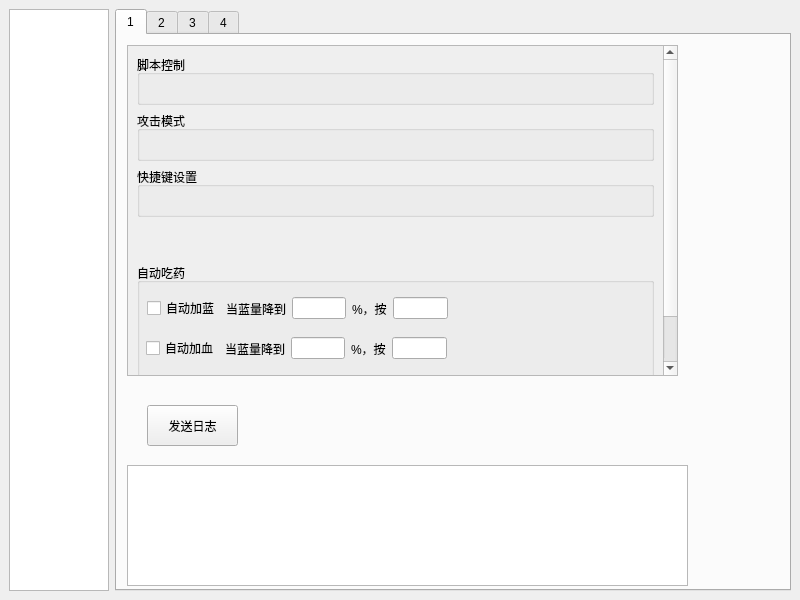
<?xml version="1.0" encoding="UTF-8"?>
<ui version="4.0">
 <class>MainWindow</class>
 <widget class="QMainWindow" name="MainWindow">
  <property name="geometry">
   <rect>
    <x>0</x>
    <y>0</y>
    <width>800</width>
    <height>600</height>
   </rect>
  </property>
  <property name="minimumSize">
   <size>
    <width>800</width>
    <height>600</height>
   </size>
  </property>
  <property name="maximumSize">
   <size>
    <width>800</width>
    <height>600</height>
   </size>
  </property>
  <property name="windowTitle">
   <string>变色龙简易助手</string>
  </property>
  <widget class="QWidget" name="centralwidget">
   <layout class="QVBoxLayout" name="verticalLayout_2">
    <item>
     <layout class="QGridLayout" name="gridLayout">
      <item row="0" column="0" rowspan="2">
       <widget class="QListWidget" name="listWidget">
        <property name="maximumSize">
         <size>
          <width>100</width>
          <height>16777215</height>
         </size>
        </property>
       </widget>
      </item>
      <item row="0" column="1" rowspan="2">
       <widget class="QTabWidget" name="tabWidget">
        <property name="enabled">
         <bool>true</bool>
        </property>
        <property name="currentIndex">
         <number>0</number>
        </property>
        <widget class="QWidget" name="tab">
         <attribute name="title">
          <string>1</string>
         </attribute>
         <widget class="QTextEdit" name="textEdit_log">
          <property name="geometry">
           <rect>
            <x>10</x>
            <y>430</y>
            <width>561</width>
            <height>121</height>
           </rect>
          </property>
         </widget>
         <widget class="QScrollArea" name="scrollArea">
          <property name="geometry">
           <rect>
            <x>10</x>
            <y>10</y>
            <width>551</width>
            <height>331</height>
           </rect>
          </property>
          <property name="verticalScrollBarPolicy">
           <enum>Qt::ScrollBarAlwaysOn</enum>
          </property>
          <property name="horizontalScrollBarPolicy">
           <enum>Qt::ScrollBarAlwaysOff</enum>
          </property>
          <property name="widgetResizable">
           <bool>true</bool>
          </property>
          <widget class="QWidget" name="scrollAreaWidgetContents">
           <property name="geometry">
            <rect>
             <x>0</x>
             <y>-59</y>
             <width>535</width>
             <height>388</height>
            </rect>
           </property>
           <layout class="QVBoxLayout" name="verticalLayout_4">
            <item>
             <widget class="QGroupBox" name="groupBox_control">
              <property name="minimumSize">
               <size>
                <width>0</width>
                <height>50</height>
               </size>
              </property>
              <property name="title">
               <string>脚本控制</string>
              </property>
             </widget>
            </item>
            <item>
             <widget class="QGroupBox" name="groupBox_attack">
              <property name="minimumSize">
               <size>
                <width>0</width>
                <height>50</height>
               </size>
              </property>
              <property name="title">
               <string>攻击模式</string>
              </property>
             </widget>
            </item>
            <item>
             <layout class="QVBoxLayout" name="verticalLayout">
              <property name="spacing">
               <number>6</number>
              </property>
              <property name="sizeConstraint">
               <enum>QLayout::SetDefaultConstraint</enum>
              </property>
              <item>
               <widget class="QGroupBox" name="groupBox_key_binding">
                <property name="minimumSize">
                 <size>
                  <width>0</width>
                  <height>50</height>
                 </size>
                </property>
                <property name="title">
                 <string>快捷键设置</string>
                </property>
               </widget>
              </item>
              <item>
               <widget class="QGroupBox" name="HealthBox">
                <property name="minimumSize">
                 <size>
                  <width>0</width>
                  <height>200</height>
                 </size>
                </property>
                <property name="maximumSize">
                 <size>
                  <width>16777215</width>
                  <height>120</height>
                 </size>
                </property>
                <property name="title">
                 <string>自动吃药</string>
                </property>
                <widget class="QWidget" name="horizontalLayoutWidget">
                 <property name="geometry">
                  <rect>
                   <x>10</x>
                   <y>30</y>
                   <width>301</width>
                   <height>31</height>
                  </rect>
                 </property>
                 <layout class="QHBoxLayout" name="horizontalLayout">
                  <item>
                   <widget class="QCheckBox" name="checkBox_auto_add_mp">
                    <property name="text">
                     <string>自动加蓝</string>
                    </property>
                   </widget>
                  </item>
                  <item>
                   <widget class="QLabel" name="label_3">
                    <property name="text">
                     <string>当蓝量降到</string>
                    </property>
                   </widget>
                  </item>
                  <item>
                   <widget class="QLineEdit" name="lineEdit_auto_add_mp_rate"/>
                  </item>
                  <item>
                   <widget class="QLabel" name="label_5">
                    <property name="text">
                     <string>%，按</string>
                    </property>
                   </widget>
                  </item>
                  <item>
                   <widget class="QLineEdit" name="lineEdit_auto_add_mp_key"/>
                  </item>
                 </layout>
                </widget>
                <widget class="QWidget" name="horizontalLayoutWidget_2">
                 <property name="geometry">
                  <rect>
                   <x>9</x>
                   <y>70</y>
                   <width>301</width>
                   <height>31</height>
                  </rect>
                 </property>
                 <layout class="QHBoxLayout" name="horizontalLayout_2">
                  <item>
                   <widget class="QCheckBox" name="checkBox_auto_add_hp">
                    <property name="text">
                     <string>自动加血</string>
                    </property>
                   </widget>
                  </item>
                  <item>
                   <widget class="QLabel" name="label_6">
                    <property name="text">
                     <string>当蓝量降到</string>
                    </property>
                   </widget>
                  </item>
                  <item>
                   <widget class="QLineEdit" name="lineEdit_auto_add_hp_rate"/>
                  </item>
                  <item>
                   <widget class="QLabel" name="label_7">
                    <property name="text">
                     <string>%，按</string>
                    </property>
                   </widget>
                  </item>
                  <item>
                   <widget class="QLineEdit" name="lineEdit_auto_add_hp_key"/>
                  </item>
                 </layout>
                </widget>
               </widget>
              </item>
             </layout>
            </item>
           </layout>
          </widget>
         </widget>
         <widget class="QPushButton" name="pushButton">
          <property name="geometry">
           <rect>
            <x>30</x>
            <y>370</y>
            <width>91</width>
            <height>41</height>
           </rect>
          </property>
          <property name="text">
           <string>发送日志</string>
          </property>
         </widget>
        </widget>
        <widget class="QWidget" name="tab_2">
         <attribute name="title">
          <string>2</string>
         </attribute>
         <widget class="QTableWidget" name="tableWidget">
          <property name="geometry">
           <rect>
            <x>0</x>
            <y>0</y>
            <width>563</width>
            <height>501</height>
           </rect>
          </property>
         </widget>
        </widget>
        <widget class="QWidget" name="tab_3">
         <attribute name="title">
          <string>3</string>
         </attribute>
         <widget class="QComboBox" name="comboBox">
          <property name="geometry">
           <rect>
            <x>100</x>
            <y>50</y>
            <width>91</width>
            <height>23</height>
           </rect>
          </property>
         </widget>
         <widget class="QLabel" name="label_2">
          <property name="geometry">
           <rect>
            <x>20</x>
            <y>50</y>
            <width>61</width>
            <height>21</height>
           </rect>
          </property>
          <property name="text">
           <string>刷图模式</string>
          </property>
         </widget>
        </widget>
        <widget class="QWidget" name="tab_4">
         <attribute name="title">
          <string>4</string>
         </attribute>
         <widget class="QLabel" name="label_4">
          <property name="geometry">
           <rect>
            <x>30</x>
            <y>50</y>
            <width>53</width>
            <height>15</height>
           </rect>
          </property>
          <property name="text">
           <string>奔放中</string>
          </property>
         </widget>
        </widget>
       </widget>
      </item>
     </layout>
    </item>
   </layout>
  </widget>
 </widget>
 <resources/>
 <connections/>
</ui>
